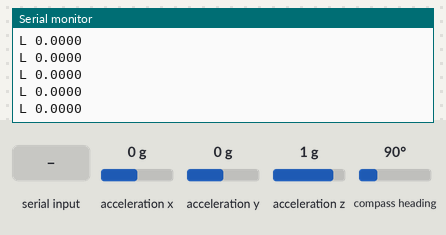
This sketch was run on a simulated Raspberry Pi Pico. Parts: the last lines printed to the serial monitor. The test bench sets the inputs (shaded band); at power-on: acceleration x 0 g, acceleration y 0 g, acceleration z 1 g, compass heading 90°.

Above: at 1.4 s.
1.5 s: acceleration x set to -1.4 g
At 2.3 s:
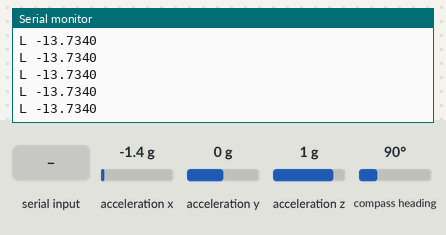
3.0 s: "T 0.31 0.88\n" received over Serial
4.5 s: "90 45\n" received over Serial
6.0 s: "30 150\n" received over Serial
At 7.0 s:
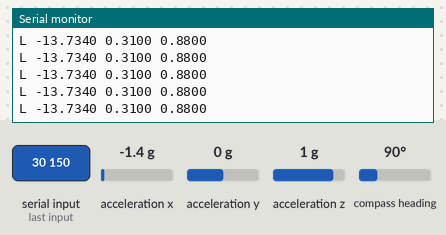
7.5 s: "d90\n" received over Serial
At 8.3 s:
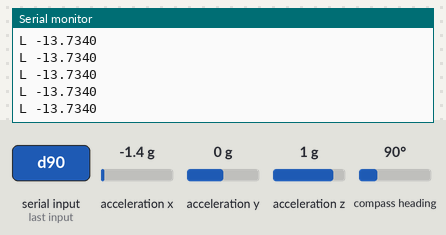

The sketch:

iris_scope.ino
```cpp
/* iris_scope — see the mapping
   ============================
   Run this after iris_tilt (GET-STARTED.md, step 8). It makes no sound; it
   makes the network visible.

   You tilt the board and press SPACE, at two or more different poses. Each
   press says "when the board is like this, the numbers should be that." Then
   the network fills in everything in between, and this sketch lets you see
   what it filled in, as a curve, instead of taking it on faith.

   Run the Processing sketch in processing/iris_scope/ and you get:

     the big plot    your demonstrations as dots, and the curve the network
                     drew through them. The dots are yours. The curve is the
                     network's. Everything between the dots is invented, and
                     that invention is the instrument.

     the square      the two outputs plotted against each other, the way an
                     oscilloscope in X-Y mode plots two voltages. One input
                     sweeping through its range traces a shape. That shape is
                     the mapping, drawn as geometry.

   You can also read the serial output directly. It is plain text on purpose.

   WHAT IT SENDS (one thing per line, so you can read it yourself)
     X lo hi unit         the sensor's full scale, sent once at power-on
     R lo hi              the input range it has seen so far
     N n                  how many demonstrations the board holds now; the
                          n D lines that follow are all of them
     D index x y0 y1      demonstration: input x taught to mean (y0, y1)
     C n x0 a0 b0 x1 ...  the curve: n points of (input, out0, out1);
                          C 0 means there is no curve (fewer than two)
     L x [y0 y1]          live: where you are now, and what it plays once
                          there are two demonstrations
     A y0 y1              the board received the target you clicked
     M text               a message for the person at the computer

   HARDWARE: a board and a BNO055 on I2C (inter-integrated circuit, the
   two-wire bus the sensor talks on: SDA is its data line, SCL its clock;
   PARTS.md shows the wiring). Nothing
   else -- no knobs, no buttons, no screen. If you have no sensor at all, set
   USE_ANALOG to 1 and it reads a potentiometer on ANALOG_PIN instead: GPIO 2
   (GPIO: general-purpose input/output, a numbered pin of the chip) on the
   ES3C28P's expansion socket (CHECK ON THE BOARD, see PARTS.md), A0 on other
   boards. Everything below that is identical.

   WHAT IT LISTENS FOR
     SPACE     teach it: this pose means the point you last clicked
     T y0 y1   set that point (Processing sends this when you drag a
               handle, and again before every SPACE)
     d         delete the last demonstration and retrain
     c         clear everything
   ========================================================================= */

#define USE_ANALOG 0        /* 1 = potentiometer on ANALOG_PIN, no sensor needed */
#if defined(ARDUINO_ARCH_ESP32)
#define ANALOG_PIN 2        /* ES3C28P expansion socket; A0 there is the amplifier enable */
#else
#define ANALOG_PIN A0
#endif

/* Small board: shrink the library's working arrays. This has to come before
   iris.h is included to take effect; see the note above IRIS_MAX_IN there. */
#if defined(__AVR__)
#define IRIS_MAX_IN  4
#define IRIS_MAX_OUT 4
#define IRIS_MAX_HID 12
#endif

#include <Wire.h>
#if !USE_ANALOG
#include <Adafruit_BNO055.h>
#endif
#include "iris.h"
#if IRIS_VERSION_MAJOR != 0 || IRIS_VERSION_MINOR != 3
#error "This sketch is written for iris 0.3. Copy iris.h from iris 0.3 (https://github.com/kylebsmith/iris) into this sketch's folder, next to the .ino file, replacing the copy there."
#endif

/* SERIAL MONITOR SETTING. On an ESP32-S3 whose USB (Universal Serial Bus)
   socket is the chip's own USB port, as on the ES3C28P, Serial reaches the
   computer only with USB CDC On Boot enabled (CDC, Communications Device
   Class, is the USB standard for a serial port). ARDUINO_USB_MODE exists only
   on chips with that port, so every other board builds untouched. Either USB
   Mode works: this sketch uses nothing from the USB-OTG (On-The-Go) mode's
   TinyUSB software. */
#if defined(ARDUINO_ARCH_ESP32) && defined(ARDUINO_USB_MODE) && !ARDUINO_USB_CDC_ON_BOOT
#error "Set Tools -> USB CDC On Boot -> Enabled. The board's USB socket is the chip's own USB port; with this setting off, Serial prints to pins 43 and 44 instead and Serial Monitor stays empty."
#endif

/* ---- the shape of the instrument ---------------------------------------
   One input and two outputs, deliberately. One input is the smallest thing
   that still has an inside — you can draw its whole behaviour as a curve on
   a screen, which you cannot do once there are three or four. Two outputs is
   the smallest number that makes the square worth looking at: one output is
   a line, two is a shape. Keep them at 1 and 2: the reading, the targets and
   the plot are written for exactly this shape. */
#define N_IN    1
#define N_OUT   2
#define N_HID  12
#define N_DEMOS 12
#define CURVE_POINTS 96      /* how finely we sample the curve for drawing */

static unsigned char memory[IRIS_ARENA(N_IN, N_HID, N_OUT, N_DEMOS)];
static iris *k;

#if !USE_ANALOG
static Adafruit_BNO055 bno = Adafruit_BNO055(55, 0x28, &Wire);
#endif

/* Every demonstration we have taken, kept so the plot can draw the dots.
   The library also holds them -- iris_get(k, i, ...) would return them -- but
   keeping our own copy means the drawing code stays obvious. */
static float demo_x[N_DEMOS], demo_y0[N_DEMOS], demo_y1[N_DEMOS];
static int   demos = 0;

static float seen_lo =  1e30f, seen_hi = -1e30f;

/* ---- where the input comes from ------------------------------------------
   One number. That is all this sketch wants. Tilt, a knob, light, distance,
   how hard you are squeezing something -- anything that moves. */
static float read_input(void) {
#if USE_ANALOG
  return (float)analogRead(ANALOG_PIN);
#else
  imu::Vector<3> g = bno.getVector(Adafruit_BNO055::VECTOR_GRAVITY);
  return (float)g.x();                 /* one axis of tilt, roughly -9.8..+9.8 */
#endif
}

/* ---- what you are teaching it to say ------------------------------------
   The target comes from the Processing window: you drag its two handles to
   where you want this pose to land, and it sends "T y0 y1". No knobs, no extra wiring: an
   unwired analogue pin floats, and a target read from one would teach the
   network noise. */
static float target0 = 0.5f, target1 = 0.5f;

/* Read one line like "T 0.31 0.88" that has already had its 'T' consumed. */
static void read_target_from_serial(void) {
  target0 = Serial.parseFloat();
  target1 = Serial.parseFloat();
  if (target0 < 0.0f) target0 = 0.0f;  if (target0 > 1.0f) target0 = 1.0f;
  if (target1 < 0.0f) target1 = 0.0f;  if (target1 > 1.0f) target1 = 1.0f;
  /* Echo it. The plot draws the click immediately from its own numbers -- it
     must, a serial round trip is far past the tenth of a second that makes an
     action feel instantaneous -- and then confirms against this that the board
     has the same value. Two different facts, both worth showing. */
  Serial.print(F("A ")); Serial.print(target0, 4);
  Serial.print(' ');     Serial.println(target1, 4);
}

static void say(const char *m) { Serial.print(F("M ")); Serial.println(m); }

static void send_range(void) {
  float lo = seen_lo, hi = seen_hi;
  if (!(hi > lo) || (hi - lo) < 0.05f) {       /* same widening as send_curve,
                                                  so the axes match the curve */
    float mid = (hi > lo) ? (lo + hi) * 0.5f : lo;
    lo = mid - 0.5f; hi = mid + 0.5f;
  }
  Serial.print(F("R ")); Serial.print(lo, 4);
  Serial.print(' ');     Serial.println(hi, 4);
}

/* N first, so the plot knows exactly how many dots to draw: a deleted
   demonstration disappears from the picture as soon as it leaves the board. */
static void send_demos(void) {
  Serial.print(F("N ")); Serial.println(demos);
  for (int i = 0; i < demos; ++i) {
    Serial.print(F("D ")); Serial.print(i);
    Serial.print(' ');     Serial.print(demo_x[i], 4);
    Serial.print(' ');     Serial.print(demo_y0[i], 4);
    Serial.print(' ');     Serial.println(demo_y1[i], 4);
  }
}

/* The interesting one. This sweeps a pretend input across the whole range
   the sensor has visited and asks the network what it would say at every
   step, including at values you never demonstrated. That sweep is the
   mapping. It costs CURVE_POINTS predictions: about 1.4 ms on the ES3C28P,
   an estimate from board_probe's 15 microseconds for one prediction at a
   slightly larger shape (2 inputs, 12 hidden units, 3 outputs), in the
   library's docs/board/2026-09-25-es3c28p.txt. */
static void send_curve(void) {
  if (demos < 2) return;

  /* If the sensor has barely moved there is no range to sweep, and sending
     nothing would leave a blank window with no reason given. Widen a
     degenerate range so there is always something to draw, and say plainly
     that the poses were too close together, which is the real problem and the
     same one iris_tilt warns about. */
  float lo = seen_lo, hi = seen_hi;
  if (!(hi > lo) || (hi - lo) < 0.05f) {
    float mid = (hi > lo) ? (lo + hi) * 0.5f : lo;
    lo = mid - 0.5f; hi = mid + 0.5f;
    say("your poses are nearly identical - move the sensor further between them");
  }

  Serial.print(F("C ")); Serial.print(CURVE_POINTS);
  for (int i = 0; i < CURVE_POINTS; ++i) {
    float x = lo + (hi - lo) * ((float)i / (float)(CURVE_POINTS - 1));
    float out[N_OUT];
    iris_predict(k, &x, out);
    Serial.print(' '); Serial.print(x, 4);
    Serial.print(' '); Serial.print(out[0], 4);
    Serial.print(' '); Serial.print(out[1], 4);
  }
  Serial.println();
}

/* Are the demonstrations actually far apart? This asks about the poses, not
   about how far the sensor has wandered while sitting still. Those are
   different numbers and confusing them makes the warning useless: a board
   drifting through noise can show a healthy range while every pose was taken
   at the same spot. Teaching two different answers at one input is not
   a mistake the network can resolve -- it averages them, correctly, and the
   curve comes out flat. Better to say so than to let someone conclude the
   library does not work. */
static void check_spread(void) {
  if (demos < 2) return;
  float lo = demo_x[0], hi = demo_x[0];
  for (int i = 1; i < demos; ++i) {
    if (demo_x[i] < lo) lo = demo_x[i];
    if (demo_x[i] > hi) hi = demo_x[i];
  }
  /* One short line, sent last: the plot shows only the latest message, in
     the space beside its own status line. */
  if (hi - lo < 0.5f)
    say("flat curve: your poses are too close. Press c, move further");
}

/* Training in slices, so the plot keeps updating while it learns.
   iris_train() blocks for seconds on this board at eight or more
   demonstrations (device_torture test 5 times it), and the live dot would
   freeze -- in a sketch whose whole purpose is watching the mapping form,
   that is the worst possible moment to stop drawing. iris_train_begin +
   iris_train_slice do the identical fit in pieces, bit for bit; the
   library's tests/train.c checks that over several shapes, seeds and slice
   sizes. */
static bool training = false;

static void retrain_and_redraw(void) {
  if (demos < 2) {
    /* Not enough to fit, but say so, because the student just did something.
       Send the D line that puts the dot on the plot and a message for the
       serial monitor: a press of SPACE that gives nothing back teaches that
       the button does nothing. */
    send_range();
    send_demos();          /* the D that puts the student's dot on the plot */
    say(demos == 1 ? "got it. Now move the sensor somewhere different and"
                     " press SPACE again -- two poses makes a curve."
                   : "no demonstrations yet. Move the sensor and press SPACE.");
    return;
  }
  if (!iris_train_begin(k, 0)) { say("TRAINING REFUSED - nothing to fit"); return; }
  training = true;
  say("learning - the curve will settle as it goes");
}

/* Called every pass. Does a slice if one is owed, then redraws so you can
   watch the curve move rather than waiting for a finished one. */
static void keep_training(void) {
  if (!training) return;
  iris_train_slice(k, 48);
  if (iris_train_busy(k)) {
    send_curve();                        /* the curve, mid-flight */
    return;
  }
  training = false;
  if (!iris_is_trained(k)) { say("TRAINING FAILED - the instrument is not fitted"); return; }
  send_range();
  send_demos();
  send_curve();
  say("trained");
  check_spread();
}

void setup(void) {
  Serial.begin(115200);
  while (!Serial && millis() < 20000) delay(10);
  delay(200);

#if !USE_ANALOG
  /* Find the sensor; do not assume where it is. Every board puts I2C
     somewhere else, and a plain Wire.begin() picks that board's default --
     which on the Adafruit Feather boards is not where the STEMMA QT connector
     is, and on the ES3C28P is not its I2C socket (pins 16 and 15). So: try
     the default, then the pin pairs the common ESP32-S3 boards actually use,
     and try both addresses on each. Whatever answers first wins, and the
     sketch says which so you can hardcode it later if you want to. */
  { static const int PINS[][2] = { {-1,-1}, {16,15}, {3,4}, {8,9}, {5,6},
                                   {1,2}, {41,40}, {17,18}, {21,22} };
    bool found = false;
    for (unsigned i = 0; i < sizeof PINS / sizeof PINS[0] && !found; ++i) {
      /* Only the ESP32 core lets you choose I2C pins or tells you whether the
         bus came up: on AVR and RP2040, Wire.begin() returns void and takes no
         arguments. The guard keeps this sketch building on a Pico (an Uno has
         too little memory for it). */
#if defined(ARDUINO_ARCH_ESP32)
      Wire.end(); delay(10);
      if (PINS[i][0] < 0) { if (!Wire.begin()) continue; }
      else                { if (!Wire.begin(PINS[i][0], PINS[i][1])) continue; }
#else
      if (PINS[i][0] >= 0) continue;   /* elsewhere there is one bus, the default */
      Wire.begin();
#endif
      delay(20);
      for (int a = 0x28; a <= 0x29 && !found; ++a) {
        bno = Adafruit_BNO055(55, (uint8_t)a, &Wire);
        if (bno.begin()) {
          found = true;
          Serial.print(F("M found the BNO055 at 0x")); Serial.print(a, HEX);
          if (PINS[i][0] < 0) Serial.println(F(" on the default pins"));
          else { Serial.print(F(" on SDA ")); Serial.print(PINS[i][0]);
                 Serial.print(F(" / SCL ")); Serial.println(PINS[i][1]); }
        }
      }
    }
    if (!found) {
      say("No BNO055 anywhere. Run i2c_find to see what is on the bus,");
      say("or set USE_ANALOG to 1 at the top and use a knob on ANALOG_PIN instead.");
      for (;;) delay(1000);
    } }
#endif

  k = iris_init(memory, sizeof memory, N_IN, N_HID, N_OUT, N_DEMOS, 1234u);
  if (!k) { say("iris_init refused - check the shape at the top"); for (;;) delay(1000); }

  /* The sensor's physical full scale, sent once. The plot draws its
     horizontal axis against this and never rescales, so a value keeps its place on the
     screen for the whole session. The range actually visited is drawn as a
     band inside it instead: it is the part of the range the network has any
     evidence about. */
#if USE_ANALOG
#if defined(ARDUINO_ARCH_ESP32)
  Serial.println(F("X 0 4095 counts"));
#else
  Serial.println(F("X 0 1023 counts"));
#endif
#else
  Serial.println(F("X -9.81 9.81 m/s2"));   /* gravity, one axis */
#endif

  say("ready. Move the sensor, then press SPACE to teach it this pose.");
  say("Two poses is enough to see a curve. 'c' clears, 'd' deletes the last.");
}

void loop(void) {
  float x = read_input();
  /* Tell the plot when the visited range grows, rate-limited, so between
     demonstrations its idea of the range stays current and the live marker
     stays inside its axes. */
  { static uint32_t last_range = 0;
    bool grew = false;
    if (x < seen_lo) { seen_lo = x; grew = true; }
    if (x > seen_hi) { seen_hi = x; grew = true; }
    if (grew && millis() - last_range > 250) { send_range(); last_range = millis(); } }

  if (Serial.available()) {
    int c = Serial.read();

    if (c == 'T') { read_target_from_serial(); }     /* where the click was */

    else if (c == ' ') {                             /* teach it this pose */
      float t[N_OUT];
      t[0] = target0; t[1] = target1;
      if (demos < N_DEMOS && iris_record(k, &x, t)) {
        demo_x[demos] = x; demo_y0[demos] = t[0]; demo_y1[demos] = t[1];
        demos++;
        retrain_and_redraw();
      } else {
        /* Say which refusal it was. "Full" when the truth was a bad reading
           sends you to delete demonstrations you do not have. */
        if (iris_get_status(k) == IRIS_STORE_FULL || demos >= N_DEMOS)
          say("full - press 'd' to delete one first");
        else
          say("refused - that reading is not a number. Check the sensor.");
      }
    }
    else if (c == 'd') {                             /* the repair loop */
      if (demos > 0 && iris_delete_last(k)) {
        demos--;
        say("deleted the last demonstration");
        send_demos();                                /* the dot goes now */
        if (demos >= 2) retrain_and_redraw();
        else {
          training = false;                          /* nothing left to fit */
          send_range(); Serial.println(F("C 0")); say("need two to draw a curve");
        }
      } else say("nothing to delete");
    }
    else if (c == 'c') {
      iris_clear(k); demos = 0;                     /* also ends a run in progress */
      training = false;
      seen_lo = 1e30f; seen_hi = -1e30f;
      say("cleared");
    }
  }

  keep_training();                       /* a slice per pass, free when idle */

  /* The live dot, about 30 times a second. Only the dot -- the curve is only
     resent when the mapping actually changes, so the link stays quiet.
     The live line goes out from power-on, trained or not. A student waving
     the sensor in the first thirty seconds sees the marker move before any
     demonstration exists, which is the evidence that the system is alive and
     their input matters. Two tokens before there are two demonstrations,
     four after; the plot reads both. */
  { float out[N_OUT];
    Serial.print(F("L ")); Serial.print(x, 4);
    if (demos >= 2) {
      iris_predict(k, &x, out);
      Serial.print(' '); Serial.print(out[0], 4);
      Serial.print(' '); Serial.print(out[1], 4);
    }
    Serial.println(); }
  delay(30);
}
```

Source omitted: iris.h (270709 bytes)

Measured:
- after the input at 1.5 s, the serial monitor: prints a new line at once (image 1)
- after the input at 6.0 s, the serial monitor: prints a new line after 0.07 s (image 2)
- after the input at 7.5 s, the serial monitor: prints a new line at once (image 3)
